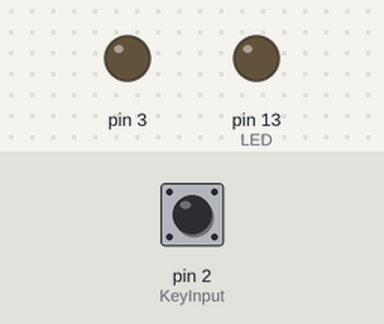
Recording of a sketch running on a simulated Arduino Uno, built for the host (arithmetic inside an expression is 32-bit, double 64-bit). Shown: output pins drawn as LEDs (lit = HIGH). The test bench sets the inputs (shaded band); at power-on: pin 2 (KeyInput) LOW. What the sketch prints to the serial monitor is not drawn.

Above: at 1.2 s.
1.3 s: pin 2 (KeyInput) pulled HIGH for 0.15 s
At 1.37 s:
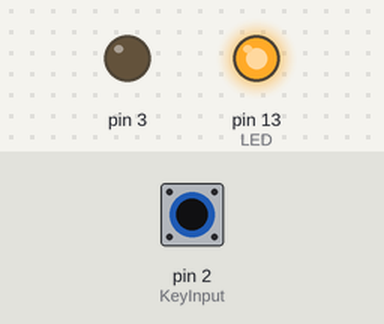
2.9 s: pin 2 (KeyInput) pulled HIGH for 3.2 s
At 7.1 s:
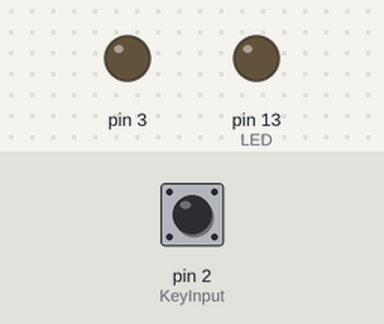
Timing chart, 0 to 8.6 s (numbered marks = the images above; inputs shaded):
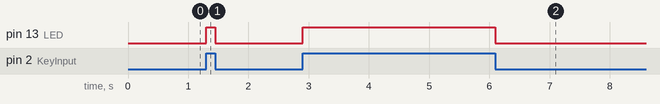

Measured:
- after the input at 1.3 s, pin 13 (LED): LOW → HIGH at once, → LOW 0.15 s later
- after the input at 2.9 s, pin 13 (LED): LOW → HIGH at once, → LOW 3.2 s later

The sketch:

AVR-DCF_Transmitter.ino
```cpp
// (licence header left out)
const byte LED = 13;
const byte KeyInput = 2;

namespace timer_2 {
    // 16000000 / 77500 = 206 + 70/155 = 206 + 14/31   213 = 75.1 khz // 267 = 60khz 320 = 50Khz
    const uint8_t ticks_per_period = 206;
    // fractional ticks
    const uint8_t nominator = 14;
    const uint8_t denominator = 31;
    const uint8_t pwm_full_carrier      = ticks_per_period / 2;  // ~50  %   duty cycle
    const uint8_t pwm_modulated_carrier = ticks_per_period / 32;  // 1/4 Amplitude = 1/16 Power

    void setup() {
         // disable timer2 interrupts during setup
        TIMSK2 = 0;
        // enable OC2B pin for output (digital pin 3)
        DDRD |= 1<<3;

        // The fast Pulse Width Modulation or fast PWM mode (WGM22:0 = 3 or 7) provides a high fre-
        // quency PWM waveform generation option. The fast PWM differs from the other PWM option by
        // its single-slope operation. The counter counts from BOTTOM to TOP then restarts from BOT-
        // TOM. TOP is defined as 0xFF when WGM2:0 = 3, and OCR2A when MGM2:0 = 7. In non-
        // inverting Compare Output mode, the Output Compare (OC2x) is cleared on the compare match
        // between TCNT2 and OCR2x, and set at BOTTOM. In inverting Compare Output mode, the out-
        // put is set on compare match and cleared at BOTTOM.

        TCCR2A = 1<< WGM20 | 1<<WGM21 | // Fast PWM
                 1<<COM2B1;             // Clear OC2B on Compare Match
        TCCR2B = 1<<CS20 | // no Prescaler
                 1<<WGM22;  // Fast PWM
        OCR2A = ticks_per_period - 1;  // period length
        OCR2B = pwm_full_carrier;  // duty cycle
        TIMSK2 = 1<<OCIE2A;  // enable match interrupts
    }
}

ISR(TIMER2_COMPA_vect) {
    static uint8_t accumulated_fractional_ticks = 0;
    accumulated_fractional_ticks += timer_2::nominator;
    if (accumulated_fractional_ticks < timer_2::denominator) {
        OCR2A = timer_2::ticks_per_period - 1;
    } else {
        OCR2A = timer_2::ticks_per_period;
        accumulated_fractional_ticks -= timer_2::denominator;
    }
}

// Interrupt Service Routine for the KEYING input
void KeySignal () {
  if (digitalRead (KeyInput) == HIGH){
    digitalWrite (LED, HIGH);
    OCR2B = timer_2::pwm_modulated_carrier;
  }else{
    digitalWrite (LED, LOW);
    OCR2B = timer_2::pwm_full_carrier;
  }
}

void setup() {
    timer_2::setup();
    Serial.begin(115200);
    Serial.println(F("Start sending at 77500 Hz"));
    Serial.println(F("Keying input pin: D2"));
    Serial.println(F("Antenna output pin: D3"));
    pinMode (LED, OUTPUT);  // so we can see the keying.
    digitalWrite (KeyInput, HIGH);  // internal pull-up resistor
    attachInterrupt (digitalPinToInterrupt (KeyInput), KeySignal, CHANGE);  // attach interrupt handler
}

void loop() {
// Do nothing, just let the interrupts handel it !!
}
```
